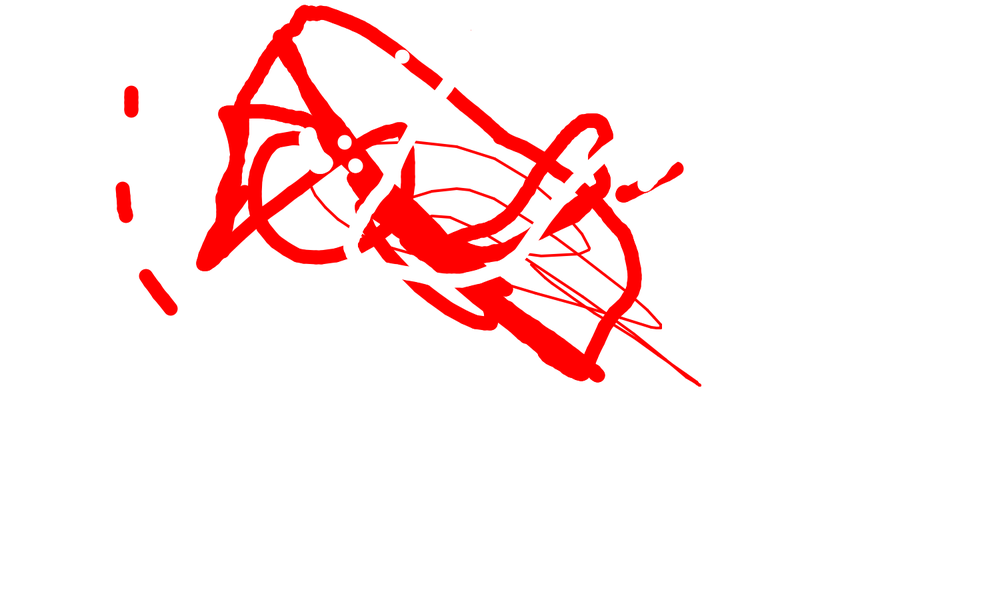
#> input picture saves/pastEven.png, 1000 x 600 px, shrunk from 1500 x 900 before the run
$ python ethan.py
#> lines starting #> are read from the running program, lines starting #| are printed output that depends on the picture; after the words box and inside, x2 and y2 are one past the last pixel; in counts of white or black regions, pixels touching at a corner belong together
import cv2

frame = cv2.imread('saves/pastEven.png')
#> frame is the input picture: shape (600, 1000, 3); mean B, G, R 236.1, 236.1, 255

gray = cv2.cvtColor(frame, cv2.COLOR_BGR2GRAY)
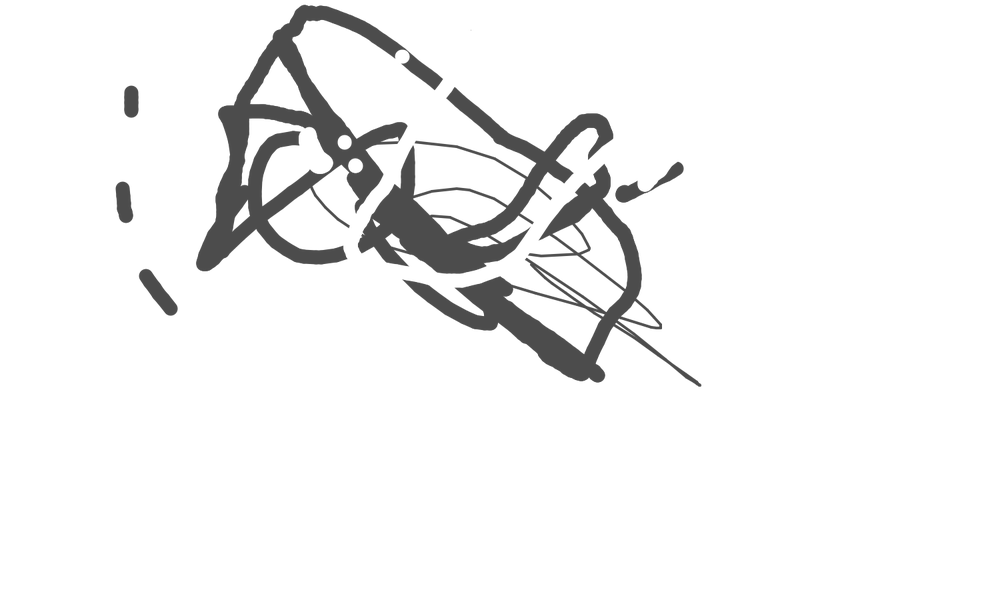
#> gray: shape (600, 1000); min 76, max 255, mean 241.7
edges = cv2.Canny(gray, 100, 200)
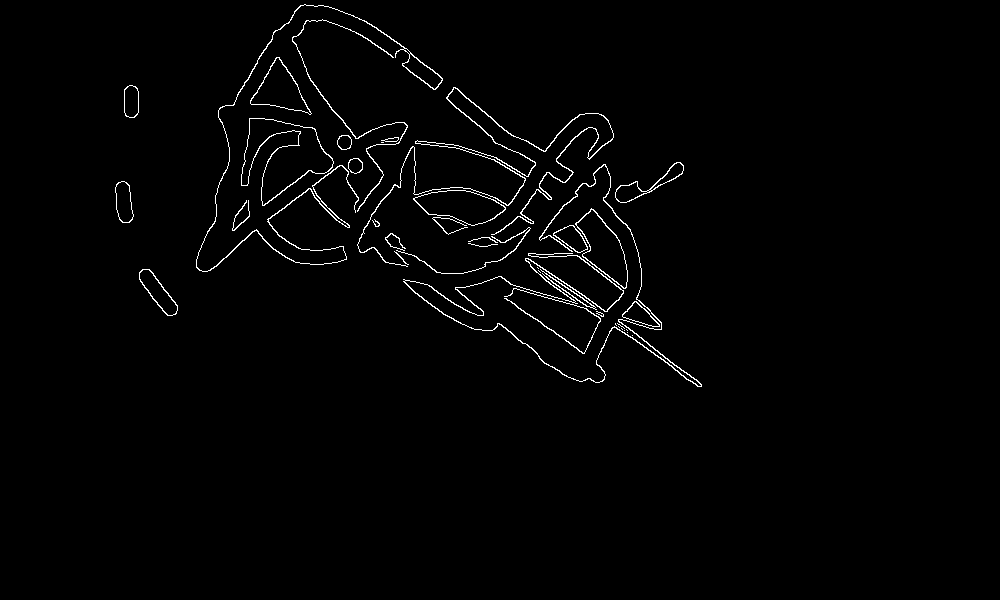
#> edges: shape (600, 1000); 1.4% white in thin lines or dots, all inside (x1, y1, x2, y2) = (115, 4, 702, 387)

contours, _ = cv2.findContours(edges, cv2.RETR_LIST, cv2.CHAIN_APPROX_SIMPLE)
#> contours = 59 contours, 23 with area under 20; largest, box (x1, y1, x2, y2) and area: (241, 118, 334, 206) 3880, (241, 118, 334, 206) 3790, (575, 208, 628, 289) 2046, (413, 190, 506, 226) 2022, (414, 190, 506, 226) 1988
cv2.drawContours(frame, contours, -1, (0, 255, 0), 2)
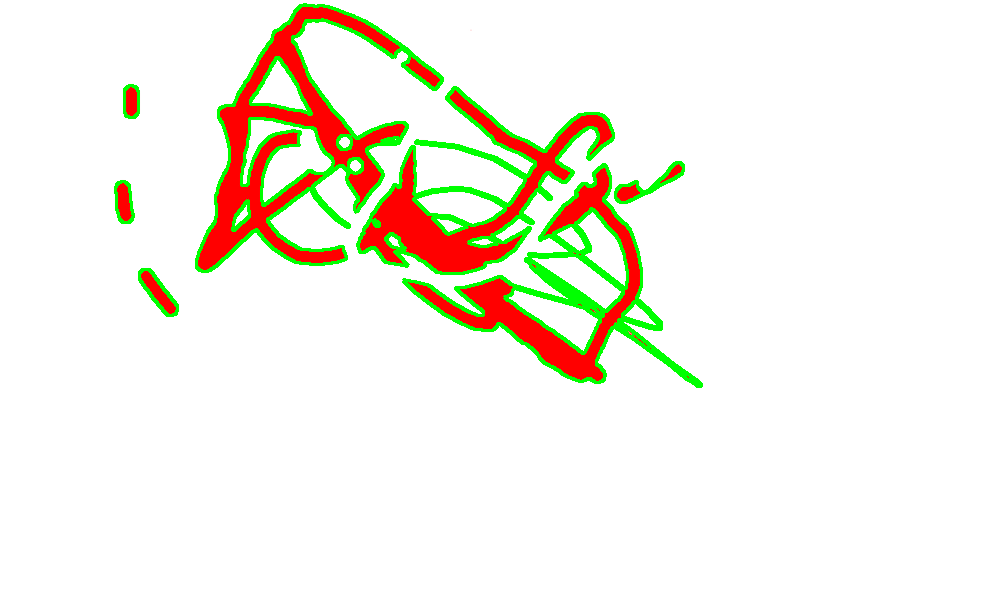
#> frame: shape (600, 1000, 3); 4.31% of pixels changed, all inside (x1, y1, x2, y2) = (114, 3, 703, 388)

cv2.imshow('Objects', frame)

cv2.waitKey(0)

cv2.destroyAllWindows()
